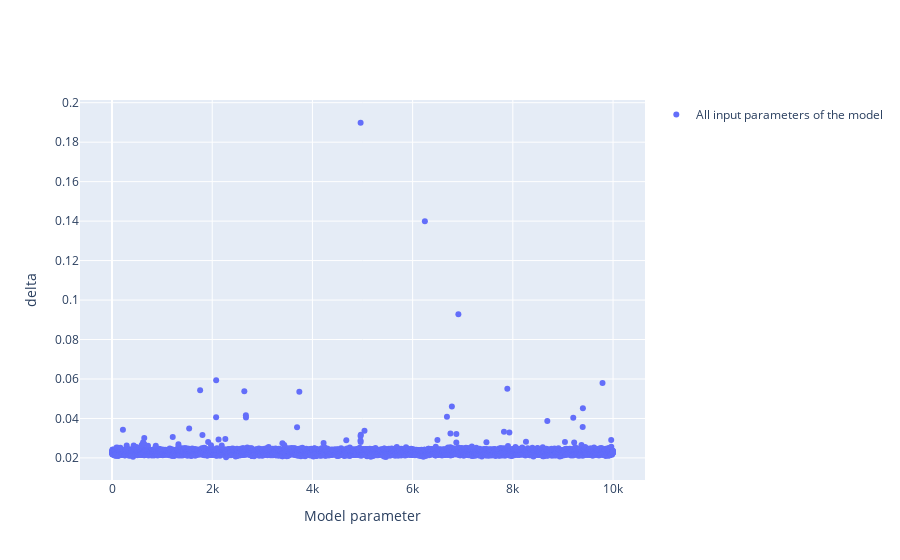

Notebook code for this chart:
### Code cell
S_delt.pop("delta_conf")
fig = gsa_delt.plot_sa_results(S_delt)

### Figure 1 — Plotly figure (JSON) as saved in the notebook; plotly's stock layout.template omitted (floating-point values rounded to 4 significant figures; data arrays with more than 128 entries replaced by an {"elided": "..."} marker saying what was removed)
{"data": [{"legendgroup": "gsa_method", "marker": {"color": "#636EFA"}, "mode": "markers", "name": "All input parameters of the model", "showlegend": true, "type": "scatter", "x": {"elided": "10000 int values"}, "xaxis": "x", "y": {"elided": "10000 float values"}, "yaxis": "y"}], "layout": {"xaxis": {"anchor": "y", "domain": [0, 1], "title": {"text": "Model parameter"}}, "yaxis": {"anchor": "x", "domain": [0, 1], "title": {"text": "delta"}}}}
